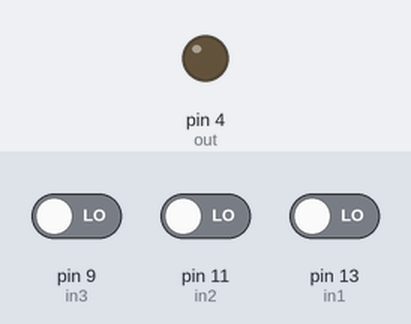
The sketch below on a simulated Arduino Uno, built with avr-gcc and run on an emulated ATmega328P. Parts: output pins drawn as LEDs (lit = HIGH). Inputs (shaded band) come from the test bench; at power-on: pin 9 (in3) LOW, pin 11 (in2) LOW, pin 13 (in1) LOW.

Above: at 1.2 s.
1.3 s: pin 9 (in3) driven HIGH and pin 11 (in2) driven HIGH
At 2.0 s:
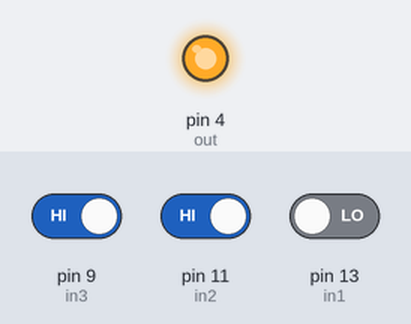
2.8 s: pin 9 (in3) driven LOW
At 3.1 s:
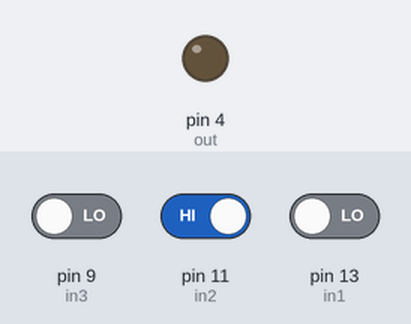
4.3 s: pin 9 (in3) driven HIGH
At 5.5 s:
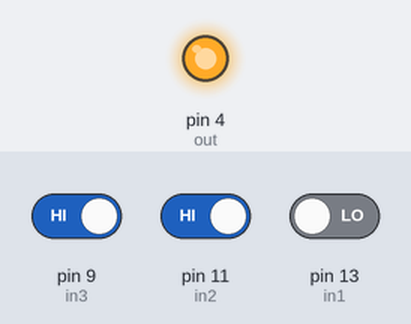
Timing chart, 0 to 7.3 s (numbered marks = the images above; inputs shaded):
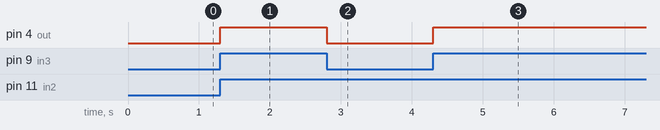

The sketch:

Practica_2.ino
```cpp
int in1 = 13;
int in2 = 11;
int in3 = 9;
int out = 4;
void setup() {
  pinMode(in1,INPUT);
  pinMode(in2,INPUT);
  pinMode(in3,INPUT);
  pinMode(out,OUTPUT);
}

void loop() {
  int estado = digitalRead(in1);
  int entrada1 = digitalRead(in2);
  int entrada2 = digitalRead(in3);
  if (estado == HIGH){
    if ( (entrada1 == HIGH) || (entrada2 == HIGH) ) {
      digitalWrite(out, HIGH);
    } else {
      digitalWrite(out, LOW);
    }
  } else if( estado == LOW){
    if ((entrada1 == HIGH) && ( entrada2 == HIGH)) {
    digitalWrite(out, HIGH);
  } else{
    digitalWrite(out, LOW);
  }
 }
}
```

Measured:
- after the input at 1.3 s, pin 4 (out): LOW → HIGH at once
- after the input at 2.8 s, pin 4 (out): HIGH → LOW at once
- after the input at 4.3 s, pin 4 (out): LOW → HIGH at once
